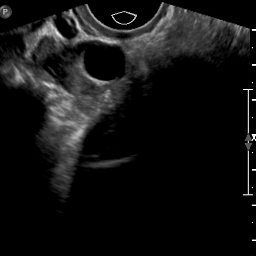
#> input picture dominant_follicle_0003.png, 256 x 256 px
$ jupyter execute Part_1_template.ipynb
#> lines starting #> are read from the running program, lines starting #| are printed output that depends on the picture
# QP 2 Computational Lab

## Starter Code for Part 1

The following cells are to set up your environment, if needed:

[cell 1]
import sys
import torch
import cv2
import albumentations as A
import skimage
import cellpose
from torchsummary import summary

def check_env():
    print("--- Quantitative Physiology Lab: Environment Check ---")

    # 1. Check Python Version
    print(f"Python Version: {sys.version.split()[0]} - {'OK' if sys.version_info >= (3,8) else 'UPDATE NEEDED'}")

    # 2. Check GPU Availability (Crucial for Week 3 & 5)
    gpu_available = torch.cuda.is_available()
    print(f"PyTorch GPU Acceleration: {'ENABLED (' + torch.cuda.get_device_name(0) + ')' if gpu_available else 'DISABLED (CPU Only)'}")
    if not gpu_available:
        print("   NOTE: Training will be significantly slower without a GPU.")

    # 3. Check Image Processing Libraries
    try:
        test_img = (torch.rand(1, 1, 256, 256) * 255).numpy().astype('uint8')[0,0]
        # Test OpenCV CLAHE
        clahe = cv2.createCLAHE(clipLimit=2.0, tileGridSize=(8,8))
        _ = clahe.apply(test_img)
        # Test Scikit-Image
        _ = skimage.measure.label(test_img)
        print("Image Processing Libraries (OpenCV/Skimage): OK")
    except Exception as e:
        print(f"Image Processing Libraries: FAILED - {e}")

    # 4. Check CellPose API
    try:
        from cellpose import models
        _ = models.CellposeModel(gpu=gpu_available, model_type='cyto2')
        print("CellPose API: OK")
    except Exception as e:
        print(f"CellPose Check: FAILED - {e}")

    # 5. Check Albumentations
    print(f"Albumentations Version: {A.__version__} - OK")

if __name__ == "__main__":
    check_env()
#> (the call stopped at in check_env, `gpu_available = torch.cuda.is_available()`: torch is not available in this run)

## Load a single image file

Once your environment is correctly set up, choose one image from dominant_follicle set, load it as grayscale,  convert it to type float, and normalize to values between [0,1], using the starter code provided.  (JPG files are generally stored as 3-channel RGB files, even if the ultrasound looks black and white.  We load as grayscale to avoid doing calculations on three identical channels, which triples the memory usage for no reason.)

[cell 2]
import cv2
import numpy as np

def load_and_prep_ultrasound(path):
    # 1. Load as grayscale even if the file is RGB
#> called with path = 'dominant_follicle_0003.png'
    raw = cv2.imread(path, cv2.IMREAD_GRAYSCALE)
#> raw: shape (256, 256); min 0, max 255, mean 19

    # 2. Check for empty file BEFORE operating on raw
    if raw is None:
        raise FileNotFoundError("Check your file path!")

    raw = raw.astype(float) / 255.0

    return raw

[cell 3]
import matplotlib.pyplot as plt

loaded_image = load_and_prep_ultrasound("dominant_follicle_0003.png")
print(f"Shape after float conversion: {loaded_image.shape}")
#| Shape after float conversion: (256, 256)
print(f"Dtype after float conversion: {loaded_image.dtype}")
#| Dtype after float conversion: float64

plt.figure(figsize=(8, 6))
plt.imshow(loaded_image, cmap='gray')
plt.title('Ultrasound')
plt.axis('off')
plt.show()

## Filtering out Speckle Noise

Time to deal with the Speckle.

We might use a standard Gaussian blur, but that often "smears" the edges of the follicle, which is problematic for measurement. Instead, use a Median Filter. It is effective at removing salt-and-pepper noise while preserving the sharp edges of the follicle wall.  Apply your Median Filter here, using cv2.medianBlur( ).

As the argument to the filter function, choose an appropriate kernel size for the noise level of your image. Kernel size must be an odd positive integer. (Hint: If the goal is to remove sparse, high-contrast "salt-and-pepper" noise, even a small kernel like 3x3 or 5x5 is highly effective. A larger kernel will blur the image more, so you should use the smallest size that effectively removes the noise you are targeting.)

[cell 4]
# Convert float image to uint8 for median blur
loaded_image_uint8 = (loaded_image * 255).astype(np.uint8)

spec_filt_out = cv2.medianBlur(loaded_image_uint8, 3)

# Display images using matplotlib
fig, axes = plt.subplots(1, 2, figsize=(12, 5))

axes[0].imshow(loaded_image_uint8, cmap='gray')
axes[0].set_title('Original Image')
axes[0].axis('off')

axes[1].imshow(spec_filt_out, cmap='gray')
axes[1].set_title('Median Filtered')
axes[1].axis('off')

plt.tight_layout()
plt.show()
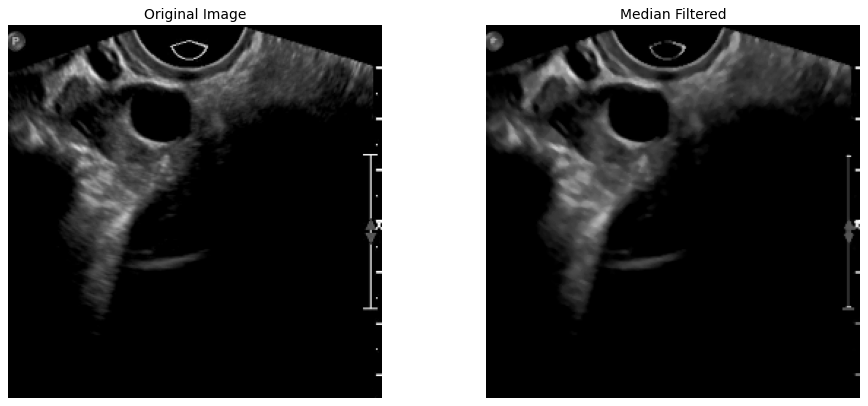
#> figure drawn by matplotlib, 2 panels

## Apply CLAHE

Standard histogram equalization often over-amplifies noise. We will implement Contrast Limited Adaptive Histogram Equalization (CLAHE). CLAHE is advanced image processing technique that enhances local contrast by breaking images into small tiles (e.g., 8x8) and applying histogram equalization to each.

You must choose parameters for the clip limit and tile grid size.

The clip limit is a threshold for contrast amplification. Histograms in each tile are clipped at this limit to prevent noise over-amplification in relatively homogeneous regions of the image.

Common effective values for the clip limit often fall within the range of 2 to 5. Values of 3 to 4 are frequently cited as generally effective.

Lower clip limits (closer to 1) reduce noise but may result in insufficient contrast enhancement, producing an image closer to the original.

Higher clip limits (e.g., in the range of 40 in some OpenCV implementations, or very large values) increase contrast but can also amplify noise.

The optimal clip limit interacts with the tile grid size parameter. Experiment with both to achieve the desired results. The tile size should ideally be larger than the size of features you wish to preserve.

CLAHE therefore limits contrast enhancement, specifically preventing noise amplification in homogeneous areas. Apply CHAHE to your filtered image using cv2.createCLAHE( ) with an appropriate clip limit and tile grid size:

[cell 5]
clahe = cv2.createCLAHE(clipLimit = 3.0, tileGridSize=(8,8))
img_clahe = clahe.apply(spec_filt_out)
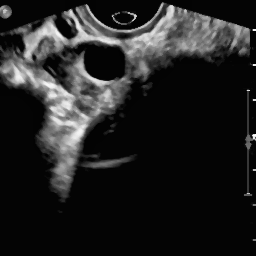
#> img_clahe: shape (256, 256); min 2, max 253, mean 34.7

Here is some code for you to visualize your images. Experiment with different arguments in your median filter and CLAHE enhancement until you have what you believe to be the 'best' pre-processing.

[cell 6]
titles = ['Original', 'Median Filtered', 'CLAHE Enhanced']
images = [loaded_image, spec_filt_out, img_clahe] # replace with your image variable names

plt.figure(figsize=(15, 5))
for i in range(3):
    plt.subplot(1, 3, i+1)
    plt.imshow(images[i], cmap='gray')
    plt.title(titles[i])
    plt.axis('off')
plt.show()
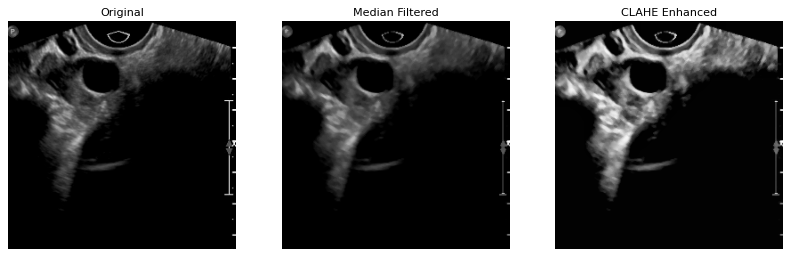
#> figure drawn by matplotlib, 3 panels

## Determine outcomes of pre-processing

We will now quantify the efficacy of our pre-processing steps by calculating the CNR, or Contrast-to-Noise Ratio, for our raw image, median filtered image, and median+CLAHE image.

Use

$CNR = \frac{|\mu_f-\mu_s|}{\sqrt{{\sigma_f}^2+{\sigma_s}^2}}$

where $\mu_f$ and $\mu_s$ are the mean of the follicle and stroma regions of interest, and $\sigma_f$ and $\sigma_s$ are the standard deviations of the follicle and stroma regions of interest.

Reminder: the follicle is a dark circular region on the image, and the stroma is the brighter, relatively homogenous connective tissue that surrounds the follicles.

Here is some starter code that allows you to choose the ROI for the follicle and the stroma of an image. Use the *same ROI* for your calculations of CNR for your raw, median-filtered, and median+CLAHE images.

[cell 7]
# Custom ellipse selector
def select_ellipse(window_name, image):
#> called with window_name = 'Select Follicle'
    clone = image.copy()
    drawing = False
    start = (0, 0)
    end = (0, 0)

    def mouse_callback(event, x, y, flags, param):
        nonlocal drawing, start, end, clone

        if event == cv2.EVENT_LBUTTONDOWN:
            drawing = True
            start = (x, y)

        elif event == cv2.EVENT_MOUSEMOVE and drawing:
            clone = image.copy()
            cv2.ellipse(clone,
                        ((start[0]+x)//2, (start[1]+y)//2),  # center
                        (abs(x-start[0])//2, abs(y-start[1])//2),  # axes
                        0, 0, 360, 1.0, 2)
            end = (x, y)

        elif event == cv2.EVENT_LBUTTONUP:
            drawing = False
            end = (x, y)

    cv2.namedWindow(window_name)
    cv2.setMouseCallback(window_name, mouse_callback)

    while True:
        cv2.imshow(window_name, clone)
        if cv2.waitKey(1) & 0xFF == 13:  # ENTER to confirm
#> (key Esc is pressed here)
            break

    cv2.destroyWindow(window_name)

    # Return roi as (x, y, w, h) same format as selectROI
    x = min(start[0], end[0])
    y = min(start[1], end[1])
    w = abs(end[0] - start[0])
    h = abs(end[1] - start[1])
    return (x, y, w, h)

def extract_ellipse(image, roi):
    x, y, w, h = int(roi[0]), int(roi[1]), int(roi[2]), int(roi[3])
    crop = image[y:y+h, x:x+w]
    mask = np.zeros((h, w), dtype=np.uint8)
    cv2.ellipse(mask, (w//2, h//2), (w//2, h//2), 0, 0, 360, 255, -1)
    return crop[mask == 255]

def findCNR(image_input):
    # 1. Select Follicle ROI
    print("Draw Follicle ellipse, then press ENTER.")
    roi_f = select_ellipse("Select Follicle", img_clahe)
#> roi_f = (0, 0, 0, 0)

    # 2. Select Stroma ROI
    print("Draw Stroma ellipse, then press ENTER.")
    roi_s = select_ellipse("Select Stroma", img_clahe)
#> roi_s = (0, 0, 0, 0)

    # 3. Extract Data
    f_data = extract_ellipse(img_clahe, roi_f)
#> in extract_ellipse, `x, y, w, h = int(roi[0]), int(roi[1]), int(roi[2]), int(roi[3])`: x = 0
#> in extract_ellipse, `crop = image[y:y+h, x:x+w]`: crop = empty array
#> f_data = empty array
    s_data = extract_ellipse(img_clahe, roi_s)
#> s_data = empty array
    print(f"Follicle pixel count: {f_data.shape[0]}, Stroma pixel count: {s_data.shape[0]}")
#| Follicle pixel count: 0, Stroma pixel count: 0


    f_mu = np.mean(f_data)
#> f_mu = nan
    f_sigma = np.std(f_data)
#> f_sigma = nan

    s_mu = np.mean(s_data)
#> s_mu = nan
    s_sigma = np.std(s_data)
#> s_sigma = nan


    cnr = abs(f_mu-s_mu)/((s_sigma)**2+(f_sigma)**2)**0.5
#> cnr = nan
    return cnr

Using the formula given above, calculate the CNR for your three images. When you are done, return to the lab manual for report instructions.

[cell 8]
print("Original Image CNR: " + str(findCNR(loaded_image)))
#| Original Image CNR: nan
print("Filtered Image CNR: " + str(findCNR(spec_filt_out)))
print("CLAHE Image CNR: " + str(findCNR(img_clahe)))
